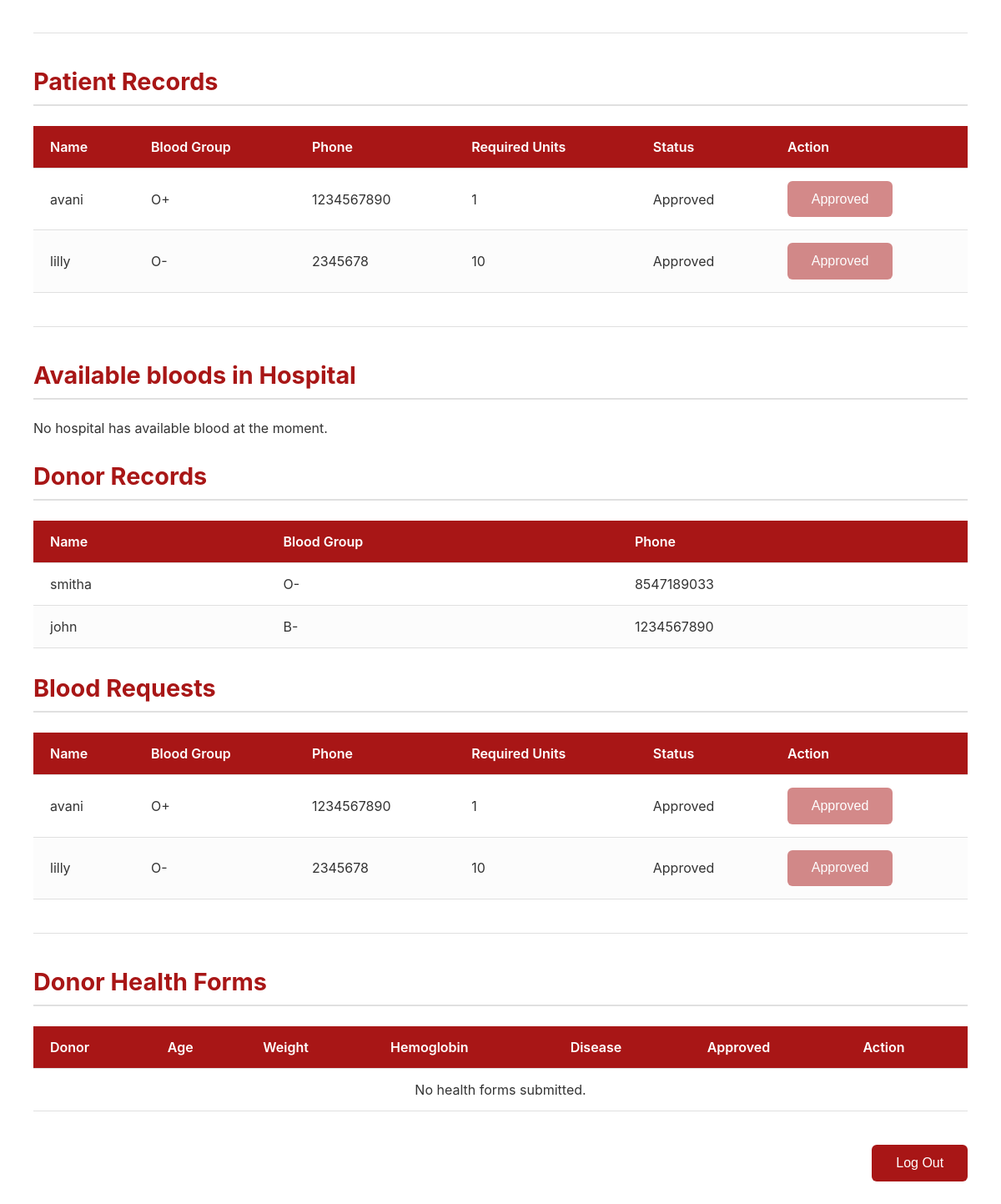
Before: /admin-dashboard/ (signed in, lower part) with the older database file.
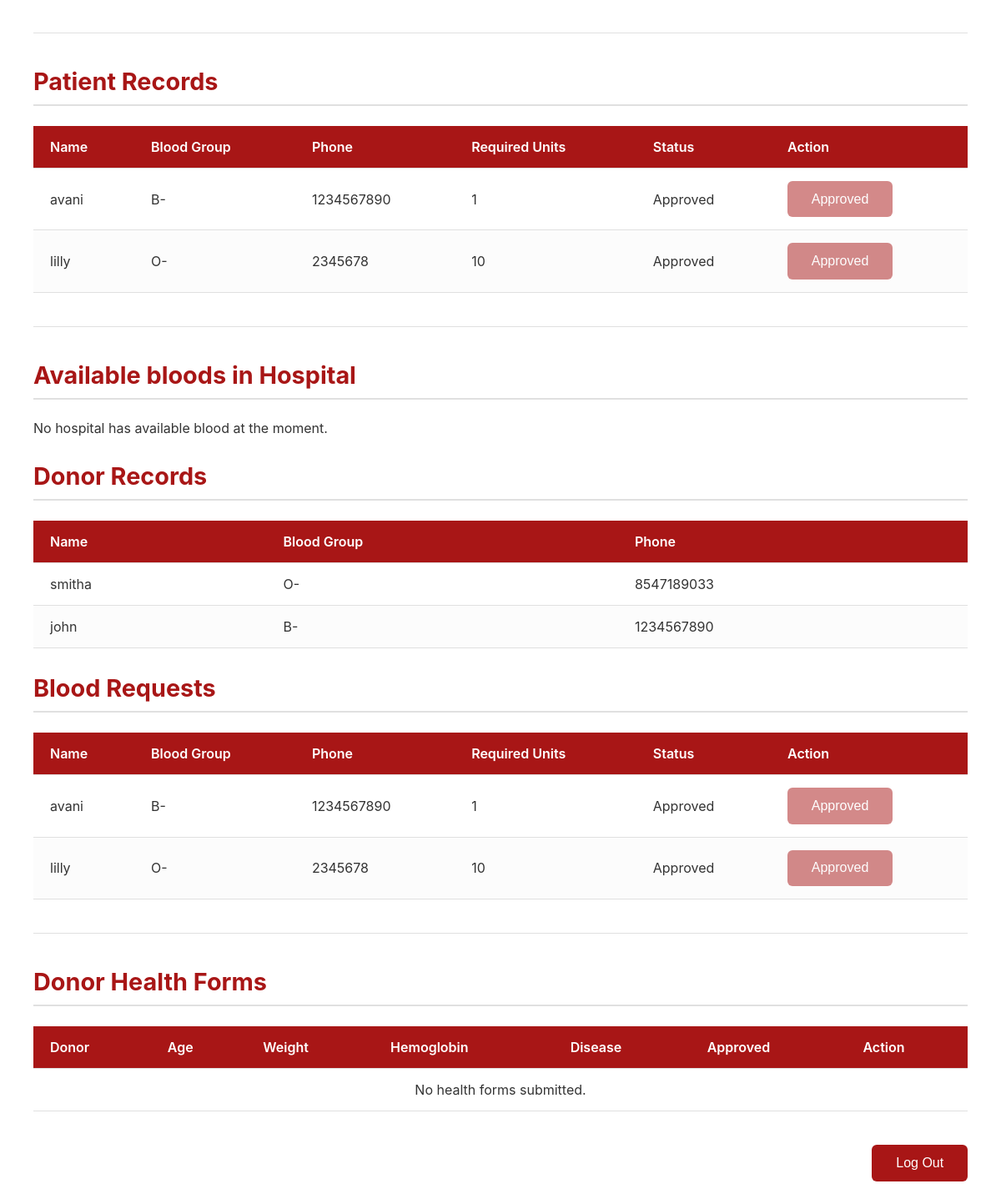
After: the same page with the newer database file.
### bloodmanager/models.py (models this page shows, shortened)
class Patient(models.Model):
    user = models.OneToOneField(User, on_delete=models.CASCADE)
    phone = models.CharField(max_length=15)
    gender = models.CharField(max_length=10)
    blood_group = models.CharField(max_length=3, choices=BLOOD_GROUP_CHOICES)
    address = models.TextField()
    required_units = models.PositiveIntegerField(default=1)
    approved = models.BooleanField(default=False)

### bloodmanager/views.py (the view)
# urls.py: path('admin-dashboard/', views.admin_dashboard, name='admin-dashboard'),
@user_passes_test(is_admin)
def admin_dashboard(request):
    donors = Donor.objects.all()
    patients = Patient.objects.all().order_by('-approved', 'user__username')
    requested_patients = Patient.objects.filter(approved=False)
    stock = BloodStock.objects.values('blood_group').annotate(total_units=Sum('units')).order_by('blood_group')
    health_forms = DonorHealthCheck.objects.all().order_by('-submitted_at')
    total_donors = donors.count()
    available_donors = donors.filter(available=True).count()
    total_patients = patients.count()
    total_stock_units = sum(item['total_units'] for item in stock)
    if request.method == 'POST':
        if 'approve_patient' in request.POST:
            patient_id = request.POST.get('patient_id')
            patient = get_object_or_404(Patient, id=patient_id)
            patient.approved = True
            patient.save()
            messages.success(request, f"Patient {patient.user.username} approved successfully.")
            return redirect('admin-dashboard')
        if 'update_stock' in request.POST:
            stock_form = BloodStockForm(request.POST)
            if stock_form.is_valid():
                blood_group = stock_form.cleaned_data['blood_group']
                units = stock_form.cleaned_data['units']
                stock_item, created = BloodStock.objects.get_or_create(
                    blood_group=blood_group, hospital=None, defaults={'units': units}
                )
                if not created:
                    stock_item.units += units
                    stock_item.save()
                messages.success(request, f'Blood stock for {blood_group} updated successfully.')
                return redirect('admin-dashboard')
        if 'approve_health' in request.POST:
            health_id = request.POST.get('health_id')
            record = get_object_or_404(DonorHealthCheck, id=health_id)
            record.is_approved = True
            record.save()
            messages.success(request, f"{record.donor.user.username}'s health form approved!")
            return redirect('admin-dashboard')
    else:
        stock_form = BloodStockForm()
    context = {
        'donors': donors,
        'requested_patients': requested_patients,
        'patients': patients,
        'stock': stock,
        'total_donors': total_donors,
        'available_donors': available_donors,
        'total_patients': total_patients,
        'total_stock_units': total_stock_units,
        'stock_form': stock_form,
        'health_forms': health_forms,
    }
    return render(request, 'admin/admin_dashboard.html', context)

### bloodmanager/views.py (called while the page is built)
def is_admin(user):
    return user.is_superuser

### bloodmanager/templates/admin/admin_dashboard.html (shortened to what the changed rows need)
<!DOCTYPE html>
<html lang="en">
<head>
</head>
<body>
<div class="container">
    <h2>Patient Records</h2>
    <table>
        <thead>
            <tr>
                <th>Name</th>
                <th>Blood Group</th>
                <th>Phone</th>
                <th>Required Units</th>
                <th>Status</th>
                <th>Action</th>
            </tr>
        </thead>
        <tbody>
            {% for patient in patients %}
            <tr>
                <td>{{ patient.user.username }}</td>
                <td>{{ patient.blood_group }}</td>
                <td>{{ patient.phone }}</td>
                <td>{{ patient.required_units }}</td>
                <td>{% if patient.approved %}Approved{% else %}Pending{% endif %}</td>
                <td>
                    {% if not patient.approved %}
                    <form method="POST" style="display:inline;">
                        {% csrf_token %}
                        <input type="hidden" name="patient_id" value="{{ patient.id }}">
                        <button type="submit" name="approve_patient">Approve</button>
                    </form>
                    {% else %}
                        <button disabled style="opacity:0.5;">Approved</button>
                    {% endif %}
                </td>
            </tr>
            {% endfor %}
        </tbody>
    </table>
    <h2>Available bloods in Hospital</h2>
    <h2>Donor Records</h2>
    <table>
        <thead>
            <tr>
                <th>Name</th>
                <th>Blood Group</th>
                <th>Phone</th>
            </tr>
        </thead>
    </table>
    <h2>Blood Requests</h2>
    <table>
        <thead>
            <tr>
                <th>Name</th>
                <th>Blood Group</th>
                <th>Phone</th>
                <th>Required Units</th>
                <th>Status</th>
                <th>Action</th>
            </tr>
        </thead>
        <tbody>
            {% for patient in patients %}
            <tr>
                <td>{{ patient.user.username }}</td>
                <td>{{ patient.blood_group }}</td>
                <td>{{ patient.phone }}</td>
                <td>{{ patient.required_units }}</td>
                <td>{% if patient.approved %}Approved{% else %}Pending{% endif %}</td>
                <td>
                    {% if not patient.approved %}
                    <form method="POST" style="display:inline;">
                        {% csrf_token %}
                        <input type="hidden" name="patient_id" value="{{ patient.id }}">
                        <button type="submit" name="approve_patient" style="padding:5px 10px; background:green; color:white; border:none; border-radius:5px;">Approve</button>
                    </form>
                    {% else %}
                        <button disabled style="opacity:0.5;">Approved</button>
                    {% endif %}
                </td>
            </tr>
            {% empty %}
            <tr><td colspan="6" style="text-align:center;">No patient records found.</td></tr>
            {% endfor %}
        </tbody>
    </table>
    <h2>Donor Health Forms</h2>
    <table>
        <thead>
            <tr>
                <th>Donor</th>
                <th>Age</th>
                <th>Weight</th>
                <th>Hemoglobin</th>
                <th>Disease</th>
                <th>Approved</th>
                <th>Action</th>
            </tr>
        </thead>
    </table>
</div>
</body>
</html>

Changed rows visible on the page:
changed Patient "avani": blood_group "O+" → "B-"
